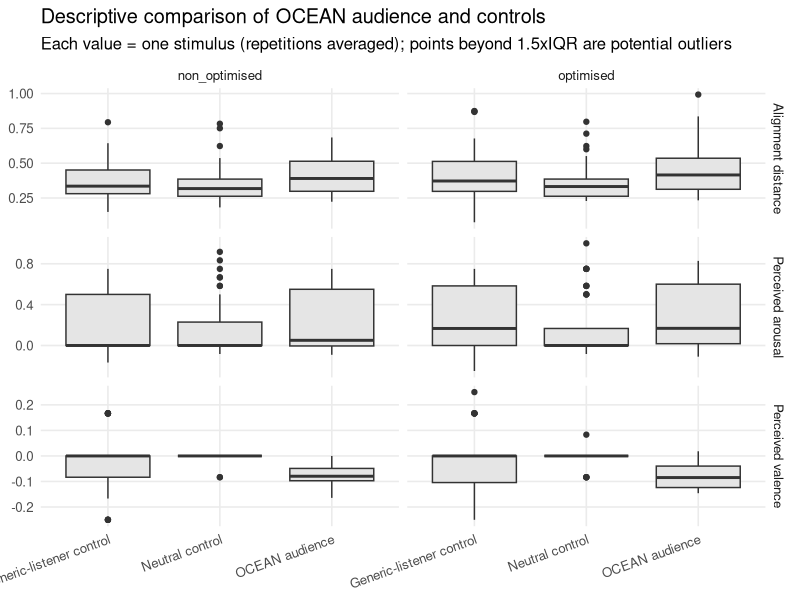
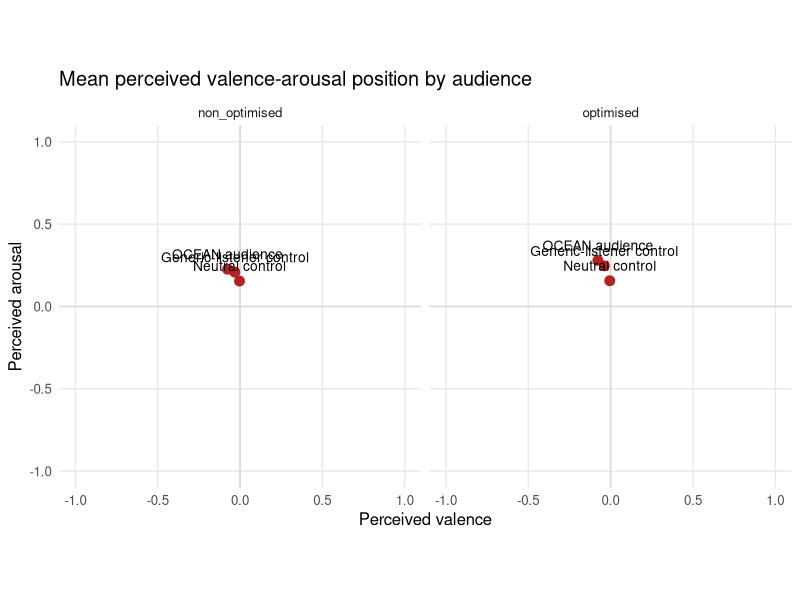

These charts were generated, in order, by the following R code:
# Stage 6 - descriptive baseline analysis (neutral and generic controls).
#
# Answers one question (methodology 3.6.2): do the 32 OCEAN personas vary MORE
# than the gap between the neutral and generic controls? If so, the between-
# persona variation is trait-driven rather than an artefact of role framing.
#
# Descriptive only - does NOT test H1-H3, and the controls are NOT entered into
# the H2/H3 mixed models.
#
# Aggregation:
#   1. average the 3 repetitions per agent-stimulus,
#   2. average the 32 OCEAN personas to a stimulus-level OCEAN mean,
#   3. compare that stimulus-level OCEAN mean with the two controls.
#
# Run:  Rscript analysis/stage6_baselines.R
# Packages: install.packages(c("dplyr","tidyr","ggplot2"))

library(dplyr); library(tidyr); library(ggplot2)

OUT <- "analysis/baselines"
dir.create(OUT, recursive = TRUE, showWarnings = FALSE)

# -------------------------------------------------------------------------
# Load and label
# -------------------------------------------------------------------------
d <- read.csv("data/audience/responses.csv", stringsAsFactors = FALSE)

req <- c("agent_kind","stimulus_file","condition","perceived_v","perceived_a","target_v","target_a")
miss <- setdiff(req, names(d))
if (length(miss) > 0) stop(paste("Missing required columns:", paste(miss, collapse = ", ")))
if (!"persona_id" %in% names(d)) d$persona_id <- NA_character_

base <- d %>%
  mutate(
    respondent_id = ifelse(is.na(persona_id) | persona_id == "", agent_kind, persona_id),
    audience_group = case_when(
      tolower(agent_kind) == "ocean"          ~ "OCEAN audience",
      grepl("neutral", tolower(agent_kind))   ~ "Neutral control",
      grepl("generic", tolower(agent_kind))   ~ "Generic-listener control",
      TRUE ~ NA_character_),
    alignment_distance = sqrt((perceived_v - target_v)^2 + (perceived_a - target_a)^2)) %>%
  filter(!is.na(audience_group))
if (nrow(base) == 0) stop("No OCEAN / neutral / generic responses found.")

# -------------------------------------------------------------------------
# 1. average repetitions per respondent-stimulus
# -------------------------------------------------------------------------
agent_stim <- base %>%
  group_by(audience_group, respondent_id, stimulus_file, condition, target_v, target_a) %>%
  summarise(perceived_v = mean(perceived_v, na.rm = TRUE),
            perceived_a = mean(perceived_a, na.rm = TRUE),
            alignment_distance = mean(alignment_distance, na.rm = TRUE),
            .groups = "drop")

# -------------------------------------------------------------------------
# 2. stimulus-level value per audience (OCEAN = mean of its 32 personas;
#    controls = their single repetition-averaged response). Persona SD is
#    retained for OCEAN so we can see within-stimulus persona spread.
# -------------------------------------------------------------------------
stim <- agent_stim %>%
  group_by(audience_group, stimulus_file, condition, target_v, target_a) %>%
  summarise(perceived_v = mean(perceived_v, na.rm = TRUE),
            perceived_a = mean(perceived_a, na.rm = TRUE),
            alignment_distance = mean(alignment_distance, na.rm = TRUE),
            persona_sd_v = ifelse(n() > 1, sd(perceived_v, na.rm = TRUE), NA_real_),
            persona_sd_a = ifelse(n() > 1, sd(perceived_a, na.rm = TRUE), NA_real_),
            respondents = n(), .groups = "drop")

# -------------------------------------------------------------------------
# Descriptive summaries (means + SDs only)
# -------------------------------------------------------------------------
summary_overall <- stim %>%
  group_by(audience_group) %>%
  summarise(n_stimuli = n(),
            mean_valence = mean(perceived_v, na.rm = TRUE),  sd_valence = sd(perceived_v, na.rm = TRUE),
            mean_arousal = mean(perceived_a, na.rm = TRUE),  sd_arousal = sd(perceived_a, na.rm = TRUE),
            mean_distance = mean(alignment_distance, na.rm = TRUE), sd_distance = sd(alignment_distance, na.rm = TRUE),
            .groups = "drop")

summary_by_condition <- stim %>%
  group_by(audience_group, condition) %>%
  summarise(n_stimuli = n(),
            mean_valence = mean(perceived_v, na.rm = TRUE),  sd_valence = sd(perceived_v, na.rm = TRUE),
            mean_arousal = mean(perceived_a, na.rm = TRUE),  sd_arousal = sd(perceived_a, na.rm = TRUE),
            mean_distance = mean(alignment_distance, na.rm = TRUE), sd_distance = sd(alignment_distance, na.rm = TRUE),
            .groups = "drop")

# -------------------------------------------------------------------------
# Stimulus-matched control-minus-OCEAN differences
# -------------------------------------------------------------------------
wide <- stim %>%
  select(audience_group, stimulus_file, condition, perceived_v, perceived_a, alignment_distance) %>%
  pivot_wider(names_from = audience_group,
              values_from = c(perceived_v, perceived_a, alignment_distance),
              names_sep = "__")

diff_summary <- data.frame()
need <- c("perceived_v__OCEAN audience","perceived_a__OCEAN audience","alignment_distance__OCEAN audience",
          "perceived_v__Neutral control","perceived_a__Neutral control","alignment_distance__Neutral control",
          "perceived_v__Generic-listener control","perceived_a__Generic-listener control","alignment_distance__Generic-listener control")
if (all(need %in% names(wide))) {
  diffs <- wide %>% mutate(
    neutral_minus_ocean_v = `perceived_v__Neutral control` - `perceived_v__OCEAN audience`,
    neutral_minus_ocean_a = `perceived_a__Neutral control` - `perceived_a__OCEAN audience`,
    neutral_minus_ocean_d = `alignment_distance__Neutral control` - `alignment_distance__OCEAN audience`,
    generic_minus_ocean_v = `perceived_v__Generic-listener control` - `perceived_v__OCEAN audience`,
    generic_minus_ocean_a = `perceived_a__Generic-listener control` - `perceived_a__OCEAN audience`,
    generic_minus_ocean_d = `alignment_distance__Generic-listener control` - `alignment_distance__OCEAN audience`)
  diff_summary <- diffs %>% summarise(across(starts_with(c("neutral_minus","generic_minus")), ~ mean(.x, na.rm = TRUE)))
  write.csv(diffs, file.path(OUT, "baseline_stimulus_differences.csv"), row.names = FALSE)
} else {
  warning("One or more control groups not found; matched differences skipped.")
}

# -------------------------------------------------------------------------
# THE CONTROL ARGUMENT: OCEAN persona spread vs the neutral-generic gap
# (per-persona means across all stimuli, vs the gap between the two controls)
# -------------------------------------------------------------------------
ocean_pers <- base %>% filter(audience_group == "OCEAN audience") %>%
  group_by(respondent_id) %>%
  summarise(v = mean(perceived_v, na.rm = TRUE),
            a = mean(perceived_a, na.rm = TRUE),
            d = mean(alignment_distance, na.rm = TRUE), .groups = "drop")

ctrl_mean <- function(grp, col) mean(base[[col]][base$audience_group == grp], na.rm = TRUE)

# -------------------------------------------------------------------------
# Text results
# -------------------------------------------------------------------------
sink(file.path(OUT, "baseline_results.txt"), split = TRUE)
cat("========== DESCRIPTIVE BASELINE ANALYSIS ==========\n\n")
cat("Stimulus-level OCEAN mean vs neutral and generic controls. Repetitions averaged first.\n")
cat("Descriptive only; no significance tests.\n\n")

cat("---------- Response counts ----------\n"); print(table(base$audience_group))

cat("\n---------- Overall summary (stimulus level) ----------\n"); print(as.data.frame(summary_overall), row.names = FALSE)
cat("\n---------- By condition ----------\n"); print(as.data.frame(summary_by_condition), row.names = FALSE)

if (nrow(diff_summary) > 0) {
  cat("\n---------- Mean control-minus-OCEAN differences (per stimulus) ----------\n")
  print(as.data.frame(round(diff_summary, 3)), row.names = FALSE)
  cat("Positive = control scored higher than the OCEAN mean.\n")
}

cat("\n---------- CONTROL ARGUMENT: OCEAN persona spread vs baseline gap ----------\n")
for (ax in c("v","a","d")) {
  pm <- ocean_pers[[ax]]
  col <- c(v="perceived_v", a="perceived_a", d="alignment_distance")[[ax]]
  nb <- ctrl_mean("Neutral control", col); gb <- ctrl_mean("Generic-listener control", col)
  label <- c(v="valence", a="arousal", d="distance")[[ax]]
  cat(sprintf("  %-8s OCEAN persona means %.3f to %.3f (SD %.3f) | neutral %.3f, generic %.3f | gap %.3f\n",
              label, min(pm), max(pm), sd(pm), nb, gb, abs(nb - gb)))
}
cat("\nWhere the OCEAN persona range/SD exceeds the neutral-generic gap, the between-persona\n")
cat("variation is trait-driven rather than an artefact of role framing (descriptive; 3.6.2).\n")
sink()

# -------------------------------------------------------------------------
# Tables
# -------------------------------------------------------------------------
write.csv(stim, file.path(OUT, "stimulus_level_baselines.csv"), row.names = FALSE)
write.csv(summary_overall, file.path(OUT, "baseline_summary_overall.csv"), row.names = FALSE)
write.csv(summary_by_condition, file.path(OUT, "baseline_summary_by_condition.csv"), row.names = FALSE)
write.csv(ocean_pers, file.path(OUT, "ocean_persona_means.csv"), row.names = FALSE)

# -------------------------------------------------------------------------
# Figure 1: boxplots - OCEAN vs controls, per measure and condition
# -------------------------------------------------------------------------
plot_data <- stim %>%
  select(audience_group, condition, stimulus_file, perceived_v, perceived_a, alignment_distance) %>%
  pivot_longer(c(perceived_v, perceived_a, alignment_distance), names_to = "measure", values_to = "value") %>%
  mutate(measure = recode(measure, perceived_v = "Perceived valence",
                          perceived_a = "Perceived arousal", alignment_distance = "Alignment distance"))

ggsave(file.path(OUT, "baseline_distributions.png"),
  ggplot(plot_data, aes(audience_group, value)) +
    geom_boxplot(fill = "grey90") +
    facet_grid(measure ~ condition, scales = "free_y") +
    labs(title = "Descriptive comparison of OCEAN audience and controls",
         subtitle = "Each value = one stimulus (repetitions averaged); points beyond 1.5xIQR are potential outliers",
         x = NULL, y = NULL) +
    theme_minimal(base_size = 12) +
    theme(panel.grid.minor = element_blank(), axis.text.x = element_text(angle = 20, hjust = 1)),
  width = 11, height = 8.5, dpi = 300)

# -------------------------------------------------------------------------
# Figure 2: mean perceived VA position by audience
# -------------------------------------------------------------------------
va <- stim %>% group_by(audience_group, condition) %>%
  summarise(mean_v = mean(perceived_v, na.rm = TRUE), mean_a = mean(perceived_a, na.rm = TRUE), .groups = "drop")

ggsave(file.path(OUT, "baseline_mean_va_positions.png"),
  ggplot(va, aes(mean_v, mean_a, label = audience_group)) +
    geom_hline(yintercept = 0, colour = "grey85") + geom_vline(xintercept = 0, colour = "grey85") +
    geom_point(size = 3, colour = "firebrick") + geom_text(vjust = -1, size = 3.5) +
    facet_wrap(~ condition) + coord_fixed(xlim = c(-1, 1), ylim = c(-1, 1)) +
    labs(title = "Mean perceived valence-arousal position by audience",
         x = "Perceived valence", y = "Perceived arousal") +
    theme_minimal(base_size = 12) + theme(panel.grid.minor = element_blank()),
  width = 9, height = 5.5, dpi = 300)

cat("\nBaseline analysis complete. Outputs in", OUT, "\n")
